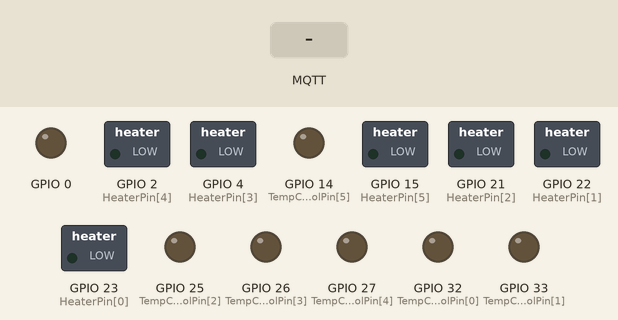
The sketch below on a simulated ESP32. Parts: switched loads named in the sketch (green lamp = pin HIGH), output pins drawn as LEDs (lit = HIGH). The test bench sets the inputs (shaded band). WiFi joins after 1.5 s; servers stay silent unless stated; no MQTT or app messages arrive unless stated; what the sketch prints to the serial monitor is not drawn.

Above: at 3.2 s.
3.3 s: MQTT message "OFF" arrives on the second subscribed topic
At 4.5 s:
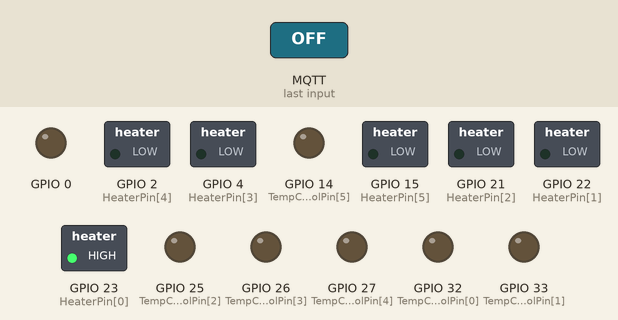
4.8 s: MQTT message "OFF" arrives on the third subscribed topic
At 5.8 s:
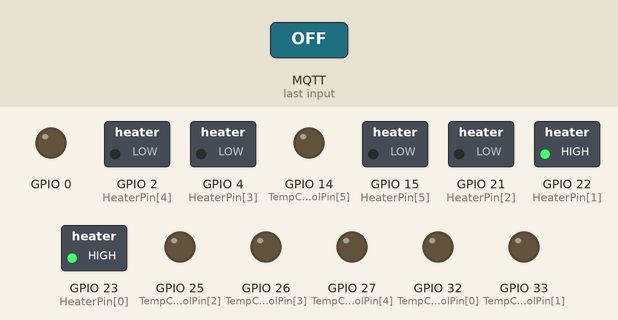
6.3 s: MQTT message "ON" arrives on the second subscribed topic
At 6.9 s:
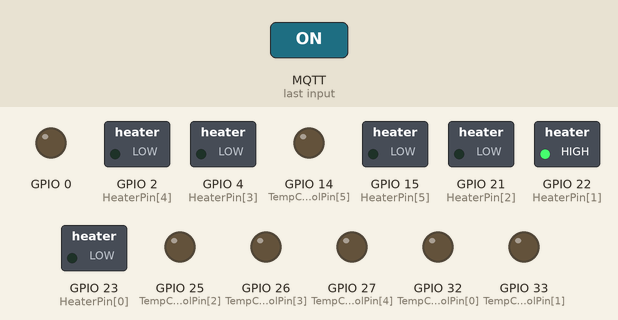
7.8 s: MQTT message "ON" arrives on the third subscribed topic
At 8.1 s:
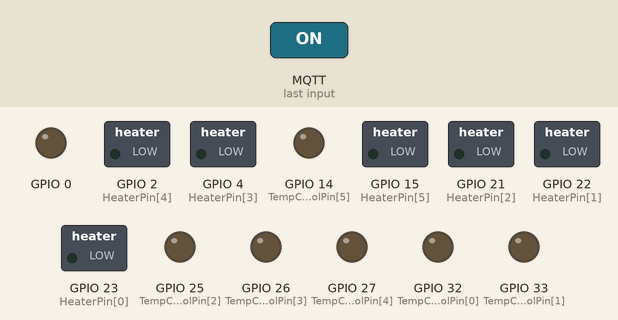
Timing chart, 0 to 10.3 s (numbered marks = the images above; inputs shaded):
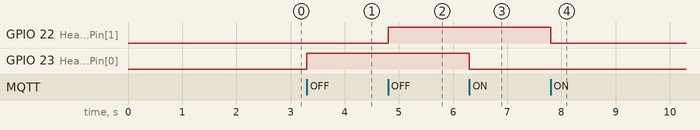

The sketch:

relay_controller.ino
```cpp
#include <ArduinoJson.h>

#include <WiFi.h>
#include <PubSubClient.h>

//WIFI Config
const char *ssid = "LT 1C";
const char *password = "kost3";

// Set your Static IP address
// IPAddress staticIP(192, 168, 11, 132);
//Set your Gateway IP address
// IPAddress gateway(192, 168, 11, 254);
// IPAddress subnet(255, 255, 255, 0);
// IPAddress dns(210, 145, 254, 162);   //optional

//MQTT Config
const char *mqtt_server = "utilitydemo.colinn.id";
const char *mqtt_username = "demo";
const char *mqtt_password = "demo123";

WiFiClient espClient;
PubSubClient client(espClient);
long lastMsg = 0;
char msg[50];

// Heater Pin
const int HeaterPin[6] = {23,22,21,4,2,15};
const int TempControlPin[6] = {32,33,25,26,27,14};


void setup()
{
    Serial.begin(115200);

    setup_wifi();
    client.setServer(mqtt_server, 1883);
    client.setCallback(callback);

    for (uint8_t i = 0; i <= 6; i++)
    {
        pinMode(HeaterPin[i], OUTPUT);
//        digitalWrite(HeaterPin[i], HIGH);

        pinMode(TempControlPin[i], OUTPUT);
//        digitalWrite(TempControlPin[i], HIGH);
    }
//    for (uint8_t i = 0; i <= 6; i++)
//    {
//        pinMode(TempControlPin[i], OUTPUT);
//        digitalWrite(HeaterPin[0], LOW);
//    }
    delay(500);
}

void setup_wifi()
{
    delay(10);

    Serial.println();
    Serial.print("Connecting to ");
    Serial.println(ssid);

    WiFi.begin(ssid, password);

    while (WiFi.status() != WL_CONNECTED)
    {
        delay(500);
        Serial.print(".");
    }

    Serial.println("");
    Serial.println("WiFi connected");
    Serial.println("IP address: ");
    Serial.println(WiFi.localIP());
}

void callback(char *topic, byte *message, unsigned int length)
{
    Serial.print("Message arrived on topic: ");
    Serial.print(topic);
    Serial.print(". Message: ");
    String messageTemp;

    for (int i = 0; i < length; i++)
    {
        Serial.print((char)message[i]);
        messageTemp += (char)message[i];
    }
    Serial.println();

    //Heater
    if (String(topic) == "sensbey/st1")
    {
        if (messageTemp == "ON")
        {
            digitalWrite(HeaterPin[0], LOW);
            Serial.print("Nyala 1");
        }
        else if (messageTemp == "OFF")
        {
            digitalWrite(HeaterPin[0], HIGH);
        }
    }
    if (String(topic) == "sensbey/st2")
    {
        if (messageTemp == "ON")
        {
            digitalWrite(HeaterPin[1], LOW);
            Serial.print("Nyala 2");
        }
        else if (messageTemp == "OFF")
        {
            digitalWrite(HeaterPin[1], HIGH);
        }
    }
    if (String(topic) == "sensbey/st3")
    {
        if (messageTemp == "ON")
        {
            digitalWrite(HeaterPin[2], LOW);
            Serial.print("Nyala 3");
        }
        else if (messageTemp == "OFF")
        {
            digitalWrite(HeaterPin[2], HIGH);
        }
    }
    if (String(topic) == "sensbey/st4")
    {
        if (messageTemp == "ON")
        {
            digitalWrite(HeaterPin[3], LOW);
            Serial.print("Nyala 4");
        }
        else if (messageTemp == "OFF")
        {
            digitalWrite(HeaterPin[3], HIGH);
        }
    }
    if (String(topic) == "sensbey/st5")
    {
        if (messageTemp == "ON")
        {
            digitalWrite(HeaterPin[4], LOW);
            Serial.print("Nyala 5");
        }
        else if (messageTemp == "OFF")
        {
            digitalWrite(HeaterPin[4], HIGH);
        }
    }
    if (String(topic) == "sensbey/st6")
    {
        if (messageTemp == "ON")
        {
            digitalWrite(HeaterPin[5], LOW);
            Serial.print("Nyala 6");
        }
        else if (messageTemp == "OFF")
        {
            digitalWrite(HeaterPin[5], HIGH);
        }
    }
    //Temp control module
    if (String(topic) == "sensbey/digitalTempControl1")
    {
        if (messageTemp == "ON")
        {
            digitalWrite(TempControlPin[0], LOW);
        }
        else if (messageTemp == "OFF")
        {
            digitalWrite(TempControlPin[0], HIGH);
        }
    }
    if (String(topic) == "sensbey/digitalTempControl2")
    {
        if (messageTemp == "ON")
        {
            digitalWrite(TempControlPin[1], LOW);
        }
        else if (messageTemp == "OFF")
        {
            digitalWrite(TempControlPin[1], HIGH);
        }
    }
    if (String(topic) == "sensbey/digitalTempControl3")
    {
        if (messageTemp == "ON")
        {
            digitalWrite(TempControlPin[2], LOW);
        }
        else if (messageTemp == "OFF")
        {
            digitalWrite(TempControlPin[2], HIGH);
        }
    }
    if (String(topic) == "sensbey/digitalTempControl4")
    {
        if (messageTemp == "ON")
        {
            digitalWrite(TempControlPin[3], LOW);
        }
        else if (messageTemp == "OFF")
        {
            digitalWrite(TempControlPin[3], HIGH);
        }
    }
    if (String(topic) == "sensbey/digitalTempControl5")
    {
        if (messageTemp == "ON")
        {
            digitalWrite(TempControlPin[4], LOW);
        }
        else if (messageTemp == "OFF")
        {
            digitalWrite(TempControlPin[4], HIGH);
        }
    }
    if (String(topic) == "sensbey/digitalTempControl6")
    {
        if (messageTemp == "ON")
        {
            digitalWrite(TempControlPin[5], LOW);
        }
        else if (messageTemp == "OFF")
        {
            digitalWrite(TempControlPin[5], HIGH);
        }
    }
}


void reconnect()
{
    // Loop until we're reconnected
    while (!client.connected())
    {
        Serial.print("Attempting MQTT connection...");
        // Attempt to connect
        if (client.connect("ESP8266Client", mqtt_username, mqtt_password))
        {
            Serial.println("connected");
            // Subscribe
            client.subscribe("sensbey/output");
            client.subscribe("sensbey/st1");
            client.subscribe("sensbey/st2");
            client.subscribe("sensbey/st3");
            client.subscribe("sensbey/st4");
            client.subscribe("sensbey/st5");
            client.subscribe("sensbey/st6");

            client.subscribe("sensbey/digitalTempControl1");
            client.subscribe("sensbey/digitalTempControl2");
            client.subscribe("sensbey/digitalTempControl3");
            client.subscribe("sensbey/digitalTempControl4");
            client.subscribe("sensbey/digitalTempControl5");
            client.subscribe("sensbey/digitalTempControl6");
        }
        else
        {
            Serial.print("failed, rc=");
            Serial.print(client.state());
            Serial.println(" try again in 5 seconds");
            // Wait 5 seconds before retrying
            delay(5000);
        }
    }
}

void loop()
{
    if (!client.connected())
    {
        reconnect();
    }
    client.loop();

    long now = millis();
    if (now - lastMsg > 5000)
    {

        lastMsg = now;

    }
}
```

Measured:
- after the input at 3.3 s, GPIO 23 (HeaterPin[0]): LOW → HIGH at once
- after the input at 4.8 s, GPIO 22 (HeaterPin[1]): LOW → HIGH at once
- after the input at 6.3 s, GPIO 23 (HeaterPin[0]): HIGH → LOW at once
- after the input at 7.8 s, GPIO 22 (HeaterPin[1]): HIGH → LOW at once
